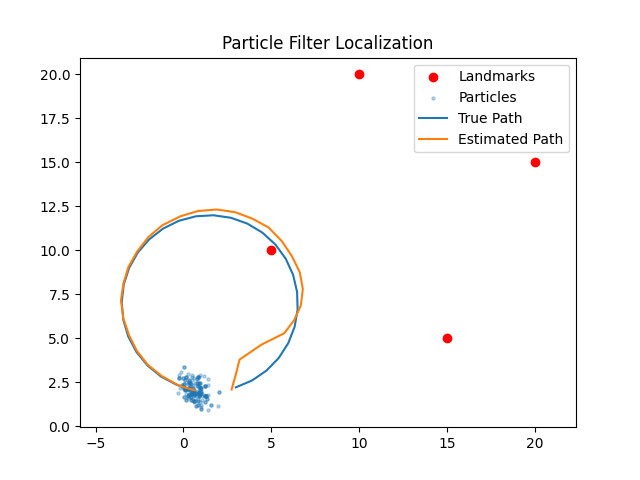

The Python source for this figure:
import numpy as np
import matplotlib.pyplot as plt


# Environment


landmarks = np.array([
    [5, 10],
    [15, 5],
    [20, 15],
    [10, 20]
])


# True robot state

true_state = np.array([2.0, 2.0, 0.0])


# Particles

N = 200
particles = np.empty((N, 3))  # x, y, theta
particles[:, 0] = np.random.uniform(0, 25, N)
particles[:, 1] = np.random.uniform(0, 25, N)
particles[:, 2] = np.random.uniform(-np.pi, np.pi, N)

weights = np.ones(N) / N

dt = 1.0
num_steps = 30

true_path = []
est_path = []


# Motion model

def move(state, control):
    x, y, theta = state
    v, w = control

    theta += w * dt
    x += v * np.cos(theta) * dt
    y += v * np.sin(theta) * dt

    return np.array([x, y, theta])


# Sensor model

def sense(state):
    x, y, _ = state
    return np.sqrt((landmarks[:,0] - x)**2 + (landmarks[:,1] - y)**2)


# Weight update

def compute_weights(particles, measurement):
    w = np.zeros(len(particles))

    for i, p in enumerate(particles):
        pred = sense(p)
        error = np.linalg.norm(pred - measurement)
        w[i] = np.exp(-error**2 / 2.0)  # Gaussian likelihood

    w += 1e-300  # avoid zeros
    return w / np.sum(w)


# Resampling

def resample(particles, weights):
    idx = np.random.choice(len(particles), size=len(particles), p=weights)
    particles = particles[idx]
    weights = np.ones(len(particles)) / len(particles)
    return particles, weights


# Simulation loop

for t in range(num_steps):

    # control input
    control = np.array([1.0, 0.2])

    # move true robot
    true_state = move(true_state, control)

    # sensor measurement
    measurement = sense(true_state)

  
    #  Move particles
    
    for i in range(N):
        noise = np.random.normal(0, [0.2, 0.2, 0.05])
        particles[i] = move(particles[i], control) + noise

    
    #  Update weights
   
    weights = compute_weights(particles, measurement)

   
    #  Resample
   
    particles, weights = resample(particles, weights)

    # estimate = mean of particles
    est = np.mean(particles, axis=0)

    true_path.append(true_state.copy())
    est_path.append(est)


# Plot results

true_path = np.array(true_path)
est_path = np.array(est_path)

plt.figure()

# landmarks
plt.scatter(landmarks[:,0], landmarks[:,1], c='red', label='Landmarks')

# particles (final frame)
plt.scatter(particles[:,0], particles[:,1], s=5, alpha=0.3, label='Particles')

# paths
plt.plot(true_path[:,0], true_path[:,1], label='True Path')
plt.plot(est_path[:,0], est_path[:,1], label='Estimated Path')

plt.legend()
plt.title("Particle Filter Localization")
plt.axis("equal")
plt.show()
